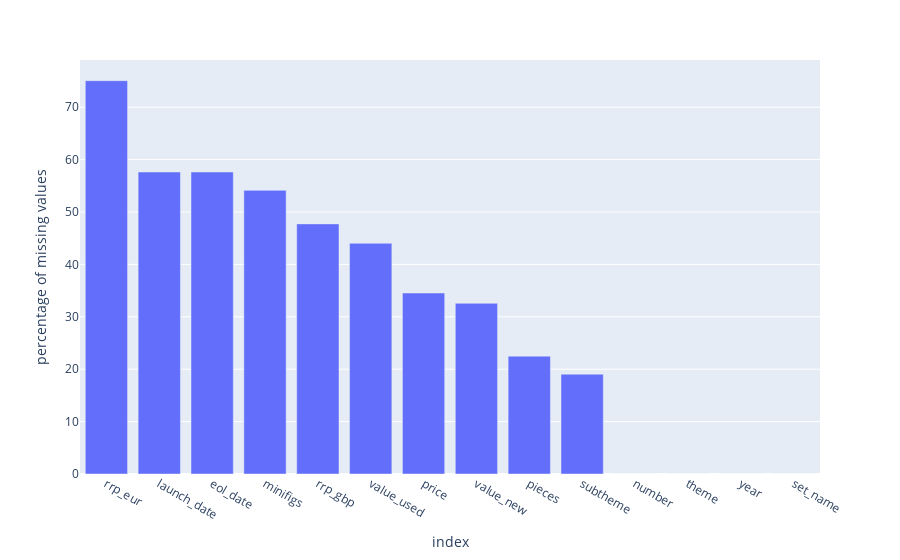

This figure's notebook cell:
### Code cell
df_missing_val_per = pd.DataFrame(df.isnull().sum()/df.shape[0]*100, columns=['value'])
df_missing_val_per_sorted = df_missing_val_per.sort_values(by = "value", ascending = False)

px.bar(df_missing_val_per_sorted, 
       x = df_missing_val_per_sorted.index, 
       y = "value", 
       labels = {"value":"percentage of missing values"})

### Figure 1 — Plotly figure (JSON) as saved in the notebook; plotly's stock layout.template omitted (floating-point values rounded to 4 significant figures)
{"data": [{"alignmentgroup": "True", "hovertemplate": "index=%{x}<br>percentage of missing values=%{y}<extra></extra>", "legendgroup": "", "marker": {"color": "#636efa", "pattern": {"shape": ""}}, "name": "", "offsetgroup": "", "orientation": "v", "showlegend": false, "textposition": "auto", "type": "bar", "x": ["rrp_eur", "launch_date", "eol_date", "minifigs", "rrp_gbp", "value_used", "price", "value_new", "pieces", "subtheme", "number", "theme", "year", "set_name"], "xaxis": "x", "y": [75.05, 57.63, 57.63, 54.13, 47.73, 44.03, 34.54, 32.58, 22.49, 19.05, 0, 0, 0, 0], "yaxis": "y"}], "layout": {"barmode": "relative", "legend": {"tracegroupgap": 0}, "margin": {"t": 60}, "xaxis": {"anchor": "y", "domain": [0, 1], "title": {"text": "index"}}, "yaxis": {"anchor": "x", "domain": [0, 1], "title": {"text": "percentage of missing values"}}}}
